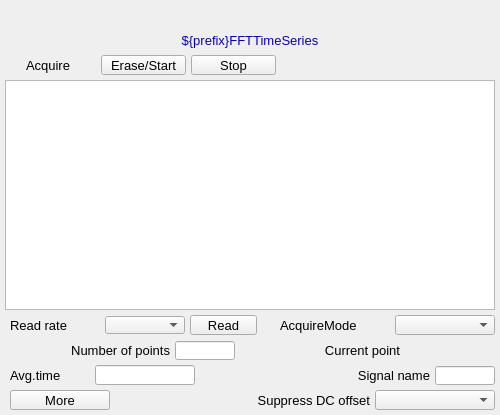
<?xml version="1.0" ?>
<ui version="4.0">
  <class>Dialog</class>
  <widget class="QWidget" name="screen">
    <property name="geometry">
      <rect>
        <x>613</x>
        <y>57</y>
        <width>500</width>
        <height>415</height>
      </rect>
    </property>
    <property name="styleSheet">
      <string notr="true">QWidget#screen {
  color: rgb(0, 0, 0);
  background-color: rgb(187, 187, 187);
  }</string>
    </property>
    <property name="windowTitle">
      <string>NDFFTTimeSeriesPlot</string>
    </property>
    <widget class="PyDMLabel" name="text_update">
      <property name="geometry">
        <rect>
          <x>0</x>
          <y>5</y>
          <width>500</width>
          <height>20</height>
        </rect>
      </property>
      <property name="toolTip">
        <string>PV: ${prefix}Name</string>
      </property>
      <property name="channel" stdset="0">
        <string>ca://${prefix}Name</string>
      </property>
      <property name="font" stdset="0">
        <font>
          <pointsize>10</pointsize>
        </font>
      </property>
      <property name="alignment">
        <set>Qt::AlignCenter</set>
      </property>
      <property name="textInteractionFlags">
        <set>Qt::TextSelectableByKeyboard|Qt::TextSelectableByMouse</set>
      </property>
      <property name="styleSheet">
        <string notr="true">PyDMLabel#text_update {
  color: rgb(10, 0, 184);
  background-color: rgb(187, 187, 187);
  }</string>
      </property>
    </widget>
    <widget class="PyDMWaveformPlot" name="cartesian_plot">
      <property name="geometry">
        <rect>
          <x>5</x>
          <y>80</y>
          <width>490</width>
          <height>230</height>
        </rect>
      </property>
      <property name="toolTip">
        <string>cartesian_plot</string>
      </property>
      <property name="title" stdset="0">
        <string>$(P)$(R)</string>
      </property>
      <property name="xLabels">
        <stringlist>
          <string>Time {s}</string>
        </stringlist>
      </property>
      <property name="yLabels">
        <stringlist>
          <string>${prefix}FFTTimeSeries</string>
        </stringlist>
      </property>
      <property name="curves" stdset="0">
        <stringlist>
          <string>{&quot;name&quot;: &quot;curve 1&quot;, &quot;x_channel&quot;: &quot;ca://${P}${RTS}TSTimeAxis&quot;, &quot;y_channel&quot;: &quot;ca://${prefix}FFTTimeSeries&quot;, &quot;color&quot;: &quot;#4b6ec7&quot;, &quot;lineStyle&quot;: 1, &quot;lineWidth&quot;: 1, &quot;symbolSize&quot;: 10, &quot;redraw_mode&quot;: 2, &quot;block_size&quot;: 1200}</string>
        </stringlist>
      </property>
      <property name="axisColor" stdset="0">
        <color>
          <red>0</red>
          <green>0</green>
          <blue>0</blue>
        </color>
      </property>
      <property name="backgroundColor" stdset="0">
        <color>
          <red>218</red>
          <green>218</green>
          <blue>218</blue>
        </color>
      </property>
    </widget>
    <widget class="PyDMLabel" name="text_update_1">
      <property name="geometry">
        <rect>
          <x>282</x>
          <y>56</y>
          <width>100</width>
          <height>18</height>
        </rect>
      </property>
      <property name="toolTip">
        <string>PV: ${P}${RTS}TSAcquiring</string>
      </property>
      <property name="channel" stdset="0">
        <string>ca://${P}${RTS}TSAcquiring</string>
      </property>
      <property name="displayFormat" stdset="0">
        <enum>PyDMLabel::String</enum>
      </property>
      <property name="font" stdset="0">
        <font>
          <pointsize>10</pointsize>
        </font>
      </property>
      <property name="alignment">
        <set>Qt::AlignLeading|Qt::AlignLeft|Qt::AlignVCenter</set>
      </property>
      <property name="textInteractionFlags">
        <set>Qt::TextSelectableByKeyboard|Qt::TextSelectableByMouse</set>
      </property>
      <property name="styleSheet">
        <string notr="true">PyDMLabel#text_update_1 {
  color: rgb(10, 0, 184);
  background-color: rgb(70, 70, 70);
  }</string>
      </property>
    </widget>
    <widget class="QLabel" name="text">
      <property name="geometry">
        <rect>
          <x>0</x>
          <y>30</y>
          <width>500</width>
          <height>20</height>
        </rect>
      </property>
      <property name="text">
        <string>${prefix}FFTTimeSeries</string>
      </property>
      <property name="font" stdset="0">
        <font>
          <pointsize>10</pointsize>
        </font>
      </property>
      <property name="brush" stdset="0">
        <brush brushstyle="SolidPattern">
          <color alpha="255">
            <red>10</red>
            <green>0</green>
            <blue>184</blue>
          </color>
        </brush>
      </property>
      <property name="toolTip">
        <string>text</string>
      </property>
      <property name="alignment">
        <set>Qt::AlignCenter</set>
      </property>
      <property name="styleSheet">
        <string notr="true">QLabel#text {
  color: rgb(10, 0, 184);
  }</string>
      </property>
    </widget>
    <widget class="QLabel" name="text_1">
      <property name="geometry">
        <rect>
          <x>26</x>
          <y>55</y>
          <width>70</width>
          <height>20</height>
        </rect>
      </property>
      <property name="text">
        <string>Acquire</string>
      </property>
      <property name="font" stdset="0">
        <font>
          <pointsize>10</pointsize>
        </font>
      </property>
      <property name="brush" stdset="0">
        <brush brushstyle="SolidPattern">
          <color alpha="255">
            <red>0</red>
            <green>0</green>
            <blue>0</blue>
          </color>
        </brush>
      </property>
      <property name="toolTip">
        <string>text_1</string>
      </property>
      <property name="alignment">
        <set>Qt::AlignLeading|Qt::AlignLeft|Qt::AlignVCenter</set>
      </property>
      <property name="styleSheet">
        <string notr="true">QLabel#text_1 {
  color: rgb(0, 0, 0);
  }</string>
      </property>
    </widget>
    <widget class="PyDMPushButton" name="message_button">
      <property name="geometry">
        <rect>
          <x>101</x>
          <y>55</y>
          <width>85</width>
          <height>20</height>
        </rect>
      </property>
      <property name="text">
        <string>Erase/Start</string>
      </property>
      <property name="font" stdset="0">
        <font>
          <pointsize>10</pointsize>
        </font>
      </property>
      <property name="toolTip">
        <string>${P}${RTS}TSAcquire</string>
      </property>
      <property name="channel" stdset="0">
        <string>ca://${P}${RTS}TSAcquire</string>
      </property>
      <property name="pressValue" stdset="0">
        <string>1</string>
      </property>
      <property name="styleSheet">
        <string notr="true">PyDMPushButton#message_button {
  color: rgb(0, 0, 0);
  background-color: rgb(115, 223, 255);
  }</string>
      </property>
    </widget>
    <widget class="PyDMPushButton" name="message_button_1">
      <property name="geometry">
        <rect>
          <x>191</x>
          <y>55</y>
          <width>85</width>
          <height>20</height>
        </rect>
      </property>
      <property name="text">
        <string>Stop</string>
      </property>
      <property name="font" stdset="0">
        <font>
          <pointsize>10</pointsize>
        </font>
      </property>
      <property name="toolTip">
        <string>${P}${RTS}TSAcquire</string>
      </property>
      <property name="channel" stdset="0">
        <string>ca://${P}${RTS}TSAcquire</string>
      </property>
      <property name="pressValue" stdset="0">
        <string>0</string>
      </property>
      <property name="styleSheet">
        <string notr="true">PyDMPushButton#message_button_1 {
  color: rgb(0, 0, 0);
  background-color: rgb(115, 223, 255);
  }</string>
      </property>
    </widget>
    <widget class="QLabel" name="text_2">
      <property name="geometry">
        <rect>
          <x>320</x>
          <y>365</y>
          <width>110</width>
          <height>20</height>
        </rect>
      </property>
      <property name="text">
        <string>Signal name</string>
      </property>
      <property name="font" stdset="0">
        <font>
          <pointsize>10</pointsize>
        </font>
      </property>
      <property name="brush" stdset="0">
        <brush brushstyle="SolidPattern">
          <color alpha="255">
            <red>0</red>
            <green>0</green>
            <blue>0</blue>
          </color>
        </brush>
      </property>
      <property name="toolTip">
        <string>text_2</string>
      </property>
      <property name="alignment">
        <set>Qt::AlignRight|Qt::AlignTrailing|Qt::AlignVCenter</set>
      </property>
      <property name="styleSheet">
        <string notr="true">QLabel#text_2 {
  color: rgb(0, 0, 0);
  }</string>
      </property>
    </widget>
    <widget class="PyDMLineEdit" name="text_entry">
      <property name="geometry">
        <rect>
          <x>435</x>
          <y>366</y>
          <width>60</width>
          <height>19</height>
        </rect>
      </property>
      <property name="channel" stdset="0">
        <string>ca://${prefix}Name</string>
      </property>
      <property name="toolTip">
        <string>${prefix}Name</string>
      </property>
      <property name="font" stdset="0">
        <font>
          <pointsize>10</pointsize>
        </font>
      </property>
      <property name="styleSheet">
        <string notr="true">PyDMLineEdit#text_entry {
  color: rgb(0, 0, 0);
  background-color: rgb(115, 223, 255);
  border: 1px solid black;
  margin: 0px;
  padding: 0px;
  spacing: 0px;
  }</string>
      </property>
    </widget>
    <widget class="QLabel" name="text_3">
      <property name="geometry">
        <rect>
          <x>10</x>
          <y>365</y>
          <width>80</width>
          <height>20</height>
        </rect>
      </property>
      <property name="text">
        <string>Avg.time</string>
      </property>
      <property name="font" stdset="0">
        <font>
          <pointsize>10</pointsize>
        </font>
      </property>
      <property name="brush" stdset="0">
        <brush brushstyle="SolidPattern">
          <color alpha="255">
            <red>0</red>
            <green>0</green>
            <blue>0</blue>
          </color>
        </brush>
      </property>
      <property name="toolTip">
        <string>text_3</string>
      </property>
      <property name="alignment">
        <set>Qt::AlignLeading|Qt::AlignLeft|Qt::AlignVCenter</set>
      </property>
      <property name="styleSheet">
        <string notr="true">QLabel#text_3 {
  color: rgb(0, 0, 0);
  }</string>
      </property>
    </widget>
    <widget class="PyDMLineEdit" name="text_entry_1">
      <property name="geometry">
        <rect>
          <x>95</x>
          <y>365</y>
          <width>100</width>
          <height>20</height>
        </rect>
      </property>
      <property name="channel" stdset="0">
        <string>ca://${P}${RTS}TSAveragingTime</string>
      </property>
      <property name="toolTip">
        <string>${P}${RTS}TSAveragingTime</string>
      </property>
      <property name="font" stdset="0">
        <font>
          <pointsize>10</pointsize>
        </font>
      </property>
      <property name="styleSheet">
        <string notr="true">PyDMLineEdit#text_entry_1 {
  color: rgb(0, 0, 0);
  background-color: rgb(115, 223, 255);
  border: 1px solid black;
  margin: 0px;
  padding: 0px;
  spacing: 0px;
  }</string>
      </property>
    </widget>
    <widget class="PyDMLabel" name="text_update_2">
      <property name="geometry">
        <rect>
          <x>200</x>
          <y>366</y>
          <width>100</width>
          <height>18</height>
        </rect>
      </property>
      <property name="toolTip">
        <string>PV: ${P}${RTS}TSAveragingTime_RBV</string>
      </property>
      <property name="channel" stdset="0">
        <string>ca://${P}${RTS}TSAveragingTime_RBV</string>
      </property>
      <property name="font" stdset="0">
        <font>
          <pointsize>10</pointsize>
        </font>
      </property>
      <property name="alignment">
        <set>Qt::AlignLeading|Qt::AlignLeft|Qt::AlignVCenter</set>
      </property>
      <property name="textInteractionFlags">
        <set>Qt::TextSelectableByKeyboard|Qt::TextSelectableByMouse</set>
      </property>
      <property name="styleSheet">
        <string notr="true">PyDMLabel#text_update_2 {
  color: rgb(10, 0, 184);
  background-color: rgb(187, 187, 187);
  }</string>
      </property>
    </widget>
    <widget class="PyDMEnumComboBox" name="menu">
      <property name="geometry">
        <rect>
          <x>395</x>
          <y>315</y>
          <width>100</width>
          <height>20</height>
        </rect>
      </property>
      <property name="toolTip">
        <string>${P}${RTS}TSAcquireMode</string>
      </property>
      <property name="channel" stdset="0">
        <string>ca://${P}${RTS}TSAcquireMode</string>
      </property>
      <property name="font" stdset="0">
        <font>
          <pointsize>10</pointsize>
        </font>
      </property>
      <property name="styleSheet">
        <string notr="true">PyDMEnumComboBox#menu {
  color: rgb(0, 0, 0);
  background-color: rgb(115, 223, 255);
  }</string>
      </property>
    </widget>
    <widget class="QLabel" name="text_4">
      <property name="geometry">
        <rect>
          <x>280</x>
          <y>315</y>
          <width>110</width>
          <height>20</height>
        </rect>
      </property>
      <property name="text">
        <string>AcquireMode</string>
      </property>
      <property name="font" stdset="0">
        <font>
          <pointsize>10</pointsize>
        </font>
      </property>
      <property name="brush" stdset="0">
        <brush brushstyle="SolidPattern">
          <color alpha="255">
            <red>0</red>
            <green>0</green>
            <blue>0</blue>
          </color>
        </brush>
      </property>
      <property name="toolTip">
        <string>text_4</string>
      </property>
      <property name="alignment">
        <set>Qt::AlignLeading|Qt::AlignLeft|Qt::AlignVCenter</set>
      </property>
      <property name="styleSheet">
        <string notr="true">QLabel#text_4 {
  color: rgb(0, 0, 0);
  }</string>
      </property>
    </widget>
    <widget class="PyDMPushButton" name="message_button_2">
      <property name="geometry">
        <rect>
          <x>190</x>
          <y>315</y>
          <width>67</width>
          <height>20</height>
        </rect>
      </property>
      <property name="text">
        <string>Read</string>
      </property>
      <property name="font" stdset="0">
        <font>
          <pointsize>10</pointsize>
        </font>
      </property>
      <property name="toolTip">
        <string>${P}${RTS}TSRead</string>
      </property>
      <property name="channel" stdset="0">
        <string>ca://${P}${RTS}TSRead</string>
      </property>
      <property name="pressValue" stdset="0">
        <string>1</string>
      </property>
      <property name="styleSheet">
        <string notr="true">PyDMPushButton#message_button_2 {
  color: rgb(0, 0, 0);
  background-color: rgb(115, 223, 255);
  }</string>
      </property>
    </widget>
    <widget class="PyDMEnumComboBox" name="menu_1">
      <property name="geometry">
        <rect>
          <x>105</x>
          <y>316</y>
          <width>80</width>
          <height>18</height>
        </rect>
      </property>
      <property name="toolTip">
        <string>${P}${RTS}TSRead.SCAN</string>
      </property>
      <property name="channel" stdset="0">
        <string>ca://${P}${RTS}TSRead.SCAN</string>
      </property>
      <property name="font" stdset="0">
        <font>
          <pointsize>10</pointsize>
        </font>
      </property>
      <property name="styleSheet">
        <string notr="true">PyDMEnumComboBox#menu_1 {
  color: rgb(0, 0, 0);
  background-color: rgb(115, 223, 255);
  }</string>
      </property>
    </widget>
    <widget class="QLabel" name="text_5">
      <property name="geometry">
        <rect>
          <x>10</x>
          <y>315</y>
          <width>90</width>
          <height>20</height>
        </rect>
      </property>
      <property name="text">
        <string>Read rate</string>
      </property>
      <property name="font" stdset="0">
        <font>
          <pointsize>10</pointsize>
        </font>
      </property>
      <property name="brush" stdset="0">
        <brush brushstyle="SolidPattern">
          <color alpha="255">
            <red>0</red>
            <green>0</green>
            <blue>0</blue>
          </color>
        </brush>
      </property>
      <property name="toolTip">
        <string>text_5</string>
      </property>
      <property name="alignment">
        <set>Qt::AlignLeading|Qt::AlignLeft|Qt::AlignVCenter</set>
      </property>
      <property name="styleSheet">
        <string notr="true">QLabel#text_5 {
  color: rgb(0, 0, 0);
  }</string>
      </property>
    </widget>
    <widget class="QLabel" name="text_6">
      <property name="geometry">
        <rect>
          <x>10</x>
          <y>340</y>
          <width>160</width>
          <height>20</height>
        </rect>
      </property>
      <property name="text">
        <string>Number of points</string>
      </property>
      <property name="font" stdset="0">
        <font>
          <pointsize>10</pointsize>
        </font>
      </property>
      <property name="brush" stdset="0">
        <brush brushstyle="SolidPattern">
          <color alpha="255">
            <red>0</red>
            <green>0</green>
            <blue>0</blue>
          </color>
        </brush>
      </property>
      <property name="toolTip">
        <string>text_6</string>
      </property>
      <property name="alignment">
        <set>Qt::AlignRight|Qt::AlignTrailing|Qt::AlignVCenter</set>
      </property>
      <property name="styleSheet">
        <string notr="true">QLabel#text_6 {
  color: rgb(0, 0, 0);
  }</string>
      </property>
    </widget>
    <widget class="PyDMLineEdit" name="text_entry_2">
      <property name="geometry">
        <rect>
          <x>175</x>
          <y>341</y>
          <width>60</width>
          <height>19</height>
        </rect>
      </property>
      <property name="channel" stdset="0">
        <string>ca://${P}${RTS}TSNumPoints</string>
      </property>
      <property name="toolTip">
        <string>${P}${RTS}TSNumPoints</string>
      </property>
      <property name="font" stdset="0">
        <font>
          <pointsize>10</pointsize>
        </font>
      </property>
      <property name="styleSheet">
        <string notr="true">PyDMLineEdit#text_entry_2 {
  color: rgb(0, 0, 0);
  background-color: rgb(115, 223, 255);
  border: 1px solid black;
  margin: 0px;
  padding: 0px;
  spacing: 0px;
  }</string>
      </property>
    </widget>
    <widget class="QLabel" name="text_7">
      <property name="geometry">
        <rect>
          <x>270</x>
          <y>340</y>
          <width>130</width>
          <height>20</height>
        </rect>
      </property>
      <property name="text">
        <string>Current point</string>
      </property>
      <property name="font" stdset="0">
        <font>
          <pointsize>10</pointsize>
        </font>
      </property>
      <property name="brush" stdset="0">
        <brush brushstyle="SolidPattern">
          <color alpha="255">
            <red>0</red>
            <green>0</green>
            <blue>0</blue>
          </color>
        </brush>
      </property>
      <property name="toolTip">
        <string>text_7</string>
      </property>
      <property name="alignment">
        <set>Qt::AlignRight|Qt::AlignTrailing|Qt::AlignVCenter</set>
      </property>
      <property name="styleSheet">
        <string notr="true">QLabel#text_7 {
  color: rgb(0, 0, 0);
  }</string>
      </property>
    </widget>
    <widget class="PyDMLabel" name="text_update_3">
      <property name="geometry">
        <rect>
          <x>405</x>
          <y>341</y>
          <width>90</width>
          <height>18</height>
        </rect>
      </property>
      <property name="toolTip">
        <string>PV: ${P}${RTS}TSCurrentPoint</string>
      </property>
      <property name="channel" stdset="0">
        <string>ca://${P}${RTS}TSCurrentPoint</string>
      </property>
      <property name="font" stdset="0">
        <font>
          <pointsize>10</pointsize>
        </font>
      </property>
      <property name="alignment">
        <set>Qt::AlignLeading|Qt::AlignLeft|Qt::AlignVCenter</set>
      </property>
      <property name="textInteractionFlags">
        <set>Qt::TextSelectableByKeyboard|Qt::TextSelectableByMouse</set>
      </property>
      <property name="styleSheet">
        <string notr="true">PyDMLabel#text_update_3 {
  color: rgb(10, 0, 184);
  background-color: rgb(187, 187, 187);
  }</string>
      </property>
    </widget>
    <widget class="PyDMFrame" name="composite">
      <property name="geometry">
        <rect>
          <x>190</x>
          <y>390</y>
          <width>305</width>
          <height>20</height>
        </rect>
      </property>
      <widget class="QLabel" name="text_8">
        <property name="geometry">
          <rect>
            <x>0</x>
            <y>0</y>
            <width>180</width>
            <height>20</height>
          </rect>
        </property>
        <property name="text">
          <string>Suppress DC offset</string>
        </property>
        <property name="font" stdset="0">
          <font>
            <pointsize>10</pointsize>
          </font>
        </property>
        <property name="brush" stdset="0">
          <brush brushstyle="SolidPattern">
            <color alpha="255">
              <red>0</red>
              <green>0</green>
              <blue>0</blue>
            </color>
          </brush>
        </property>
        <property name="toolTip">
          <string>text_8</string>
        </property>
        <property name="alignment">
          <set>Qt::AlignRight|Qt::AlignTrailing|Qt::AlignVCenter</set>
        </property>
        <property name="styleSheet">
          <string notr="true">QLabel#text_8 {
  color: rgb(0, 0, 0);
  }</string>
        </property>
      </widget>
      <widget class="PyDMEnumComboBox" name="menu_2">
        <property name="geometry">
          <rect>
            <x>185</x>
            <y>0</y>
            <width>120</width>
            <height>20</height>
          </rect>
        </property>
        <property name="toolTip">
          <string>${prefix}FFTSuppressDC</string>
        </property>
        <property name="channel" stdset="0">
          <string>ca://${prefix}FFTSuppressDC</string>
        </property>
        <property name="font" stdset="0">
          <font>
            <pointsize>10</pointsize>
          </font>
        </property>
        <property name="styleSheet">
          <string notr="true">PyDMEnumComboBox#menu_2 {
  color: rgb(0, 0, 0);
  background-color: rgb(115, 223, 255);
  }</string>
        </property>
      </widget>
    </widget>
    <widget class="PyDMRelatedDisplayButton" name="related_display">
      <property name="geometry">
        <rect>
          <x>10</x>
          <y>390</y>
          <width>100</width>
          <height>20</height>
        </rect>
      </property>
      <property name="toolTip">
        <string>More</string>
      </property>
      <property name="text">
        <string>More</string>
      </property>
      <property name="showIcon" stdset="0">
        <bool>true</bool>
      </property>
      <property name="font" stdset="0">
        <font>
          <pointsize>10</pointsize>
        </font>
      </property>
      <property name="styleSheet">
        <string notr="true">PyDMRelatedDisplayButton#related_display {
  color: rgb(0, 0, 0);
  background-color: rgb(115, 223, 255);
  }</string>
      </property>
      <property name="titles" stdset="0">
        <stringlist>
          <string>Time series plugin</string>
          <string>FFT plugin</string>
        </stringlist>
      </property>
      <property name="filenames" stdset="0">
        <stringlist>
          <string>TimeSeriesPlugin_V37.ui</string>
          <string>FFTPlugin_V37.ui</string>
        </stringlist>
      </property>
      <property name="macros" stdset="0">
        <stringlist>
          <string>P=${P},R=${RTS}</string>
          <string>P=${P},R=${R}</string>
        </stringlist>
      </property>
      <property name="openInNewWindow" stdset="0">
        <bool>true</bool>
      </property>
    </widget>
  </widget>
  <customwidgets>
    <customwidget>
      <class>PyDMLabel</class>
      <extends>QLabel</extends>
      <header>pydm.widgets.label</header>
    </customwidget>
    <customwidget>
      <class>PyDMWaveformPlot</class>
      <extends>QGraphicsView</extends>
      <header>pydm.widgets.waveformplot</header>
    </customwidget>
    <customwidget>
      <class>PyDMPushButton</class>
      <extends>QPushButton</extends>
      <header>pydm.widgets.pushbutton</header>
    </customwidget>
    <customwidget>
      <class>PyDMLineEdit</class>
      <extends>QLineEdit</extends>
      <header>pydm.widgets.line_edit</header>
    </customwidget>
    <customwidget>
      <class>PyDMEnumComboBox</class>
      <extends>QComboBox</extends>
      <header>pydm.widgets.enum_combo_box</header>
    </customwidget>
    <customwidget>
      <class>PyDMFrame</class>
      <extends>QFrame</extends>
      <header>pydm.widgets.frame</header>
    </customwidget>
    <customwidget>
      <class>PyDMRelatedDisplayButton</class>
      <extends>QPushButton</extends>
      <header>pydm.widgets.related_display_button</header>
    </customwidget>
  </customwidgets>
</ui>
